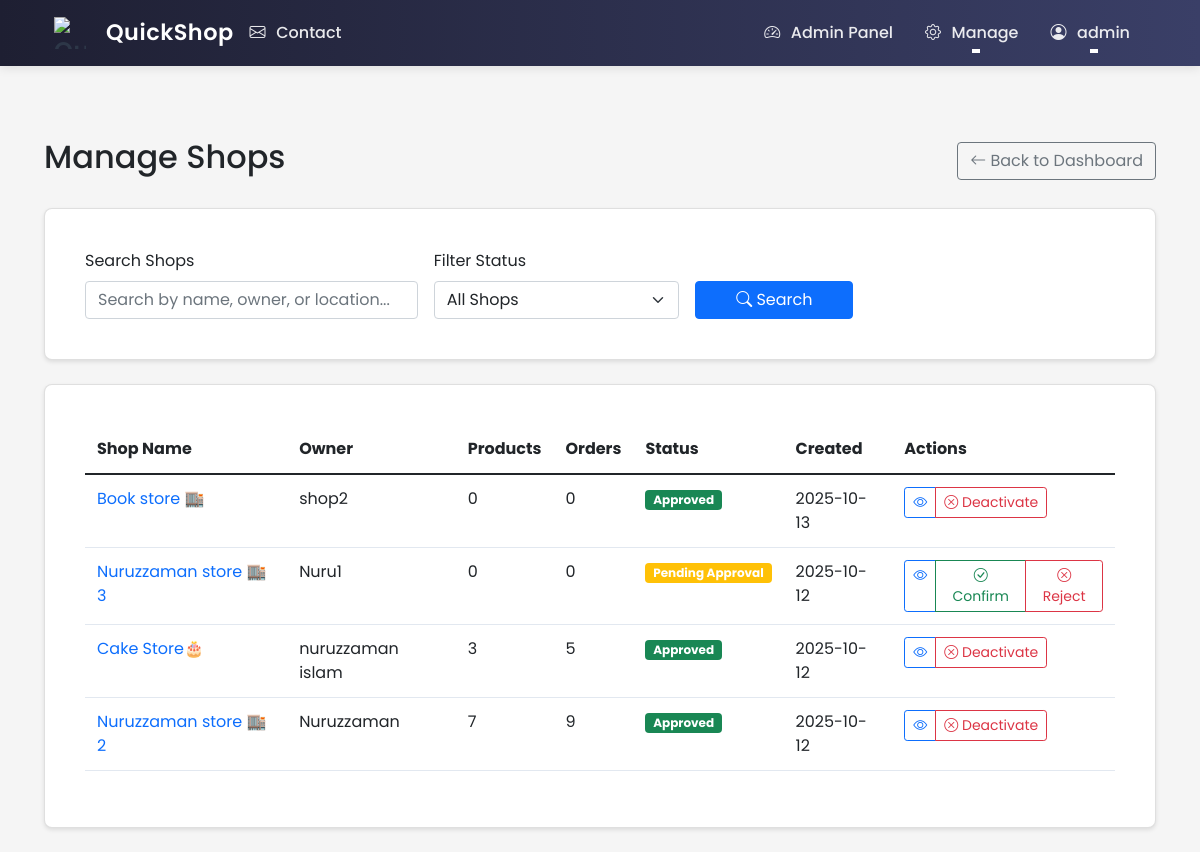
The app's page /admin/manage-shops (signed in), older data.
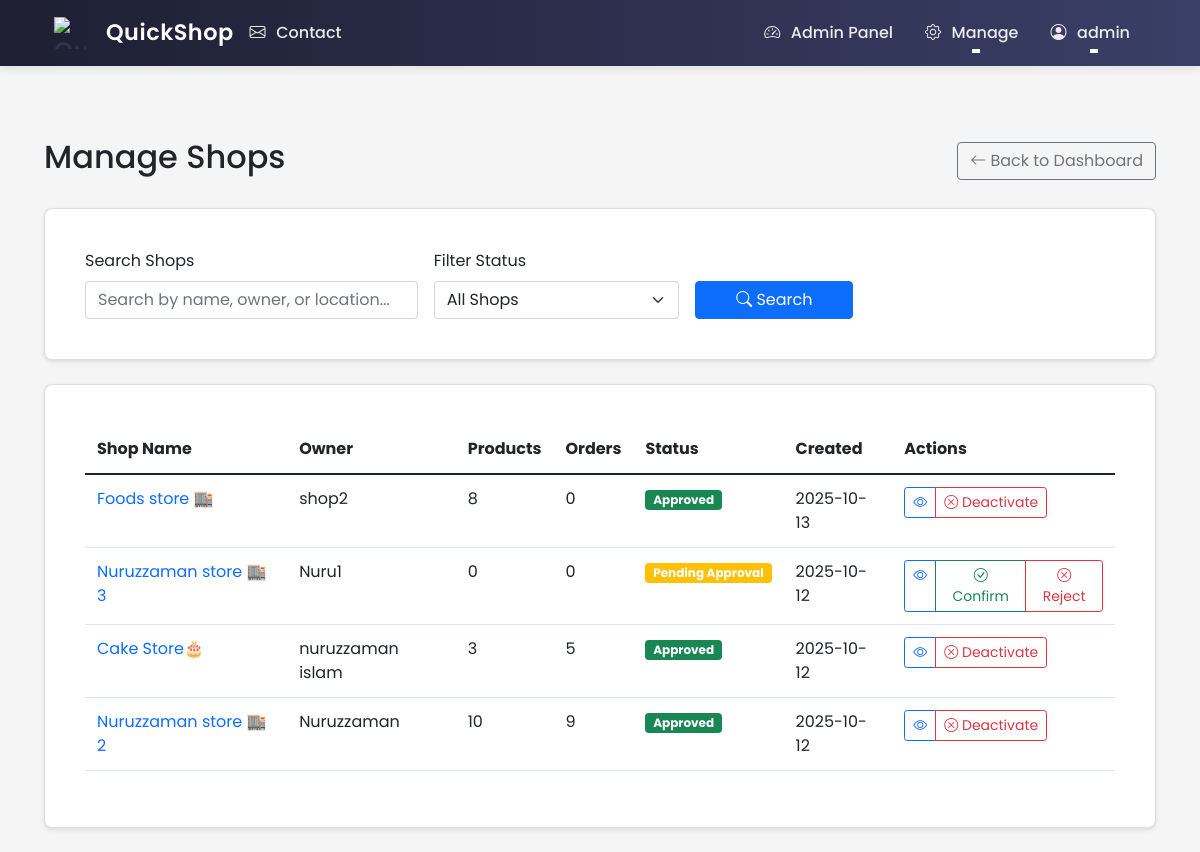
The same page, newer data.
### ecommerce/models/shop.py (models this page shows, shortened)
class Shop(db.Model):
    id = db.Column(db.Integer, primary_key=True)
    name = db.Column(db.String(100), nullable=False)
    description = db.Column(db.Text)
    about = db.Column(db.Text)  # New field for shop-specific About content
    owner_id = db.Column(db.Integer, db.ForeignKey('user.id'), nullable=False)
    location_lat = db.Column(db.Float, nullable=True)
    location_lng = db.Column(db.Float, nullable=True)
    address = db.Column(db.String(200), nullable=True)
    approval_status = db.Column(db.String(20), server_default='pending')  # pending, approved, rejected
    images = db.relationship('Image', lazy=True,
                           foreign_keys='Image.shop_id',
                           cascade="all, delete-orphan",
                           backref=db.backref('shop_ref', lazy=True))
    phone = db.Column(db.String(20))
    email = db.Column(db.String(120))
    website = db.Column(db.String(200))
    business_hours = db.Column(db.Text)  # Stored as JSON string
    created_at = db.Column(db.DateTime, default=datetime.utcnow)
    is_active = db.Column(db.Boolean, default=False)  # Only true after approval
    products = db.relationship('Product', backref='shop', lazy=True)

### ecommerce/models/user.py (models this page shows, shortened)
class User(UserMixin, db.Model):
    id = db.Column(db.Integer, primary_key=True)
    username = db.Column(db.String(80), unique=True, nullable=False)
    email = db.Column(db.String(120), unique=True, nullable=False)
    password_hash = db.Column(db.String(128))
    role = db.Column(db.String(20), nullable=False, default='user')  # user, shop_owner, delivery, admin
    phone = db.Column(db.String(20))  # Added phone number field
    location_lat = db.Column(db.Float)
    location_lng = db.Column(db.Float)
    address = db.Column(db.String(200))
    created_at = db.Column(db.DateTime, default=datetime.utcnow)
    updated_at = db.Column(db.DateTime, default=datetime.utcnow, onupdate=datetime.utcnow)
    is_active = db.Column(db.Boolean, default=True)
    email_notifications = db.Column(db.Boolean, default=True)
    orders = db.relationship('Order', lazy=True, foreign_keys='Order.customer_id')
    shop = db.relationship('Shop', backref='owner', lazy=True, uselist=False)
    deliveries = db.relationship('Order', backref='assigned_delivery_person', lazy=True,
                               foreign_keys='Order.delivery_person_id')
    @property
    def is_admin(self):
        return self.role == 'admin'

### ecommerce/routes/admin.py (the view, shortened to what this page needs)
@admin_bp.route('/manage-shops')
@login_required
@admin_required
def manage_shops():
    search_query = request.args.get('q', '').strip()
    status_filter = request.args.get('status')
    query = Shop.query
    if status_filter in ['pending', 'approved', 'rejected']:
        query = query.filter_by(approval_status=status_filter)
    shops = query.order_by(Shop.created_at.desc()).all()
    shop_status_colors = {
        'pending': 'warning',
        'approved': 'success',
        'rejected': 'danger'
    }
    return render_template('admin/manage_shops.html',
                         shops=shops,
                         shop_status_colors=shop_status_colors)

### ecommerce/routes/admin.py (called while the page is built)
def admin_required(f):
    @wraps(f)
    def decorated_function(*args, **kwargs):
        if not current_user.is_authenticated or not current_user.is_admin:
            flash('Access denied. Admin privileges required.', 'error')
            return redirect(url_for('main.index'))
        return f(*args, **kwargs)
    return decorated_function

### ecommerce/templates/admin/manage_shops.html (shortened to what the changed rows need)
{% extends "base.html" %}
{% block content %}
<div class="container mt-4">
    <div class="d-flex justify-content-between align-items-center mb-4">
        <h2>Manage Shops</h2>
    </div>
    <div class="card">
        <div class="card-body">
            {% if shops %}
            <div class="table-responsive">
                <table class="table table-hover">
                    <thead>
                        <tr>
                            <th>Shop Name</th>
                            <th>Owner</th>
                            <th>Products</th>
                            <th>Orders</th>
                            <th>Status</th>
                            <th>Created</th>
                            <th>Actions</th>
                        </tr>
                    </thead>
                    <tbody>
                        {% for shop in shops %}
                        <tr>
                            <td>
                                <a href="{{ url_for('shop.about', shop_id=shop.id) }}" class="text-decoration-none">
                                    {{ shop.name }}
                                </a>
                            </td>
                            <td>{{ shop.owner.username if shop.owner else 'No Owner' }}</td>
                            <td>{{ shop.products|length }}</td>
                            <td>{{ shop.orders|length }}</td>
                            <td>
                                {% if shop.approval_status == 'pending' %}
                                    <span class="badge bg-warning">Pending Approval</span>
                                {% elif shop.approval_status == 'approved' %}
                                    <span class="badge bg-success">Approved</span>
                                {% elif shop.approval_status == 'rejected' %}
                                    <span class="badge bg-danger">Rejected</span>
                                {% endif %}
                            </td>
                            <td>{{ shop.created_at.strftime('%Y-%m-%d') }}</td>
                            <td>
                                <div class="btn-group">
                                    <a href="{{ url_for('shop.about', shop_id=shop.id) }}"
                                       class="btn btn-sm btn-outline-primary">
                                        <i class="bi bi-eye"></i>
                                    </a>
                                    {% if shop.approval_status == 'pending' %}
                                        <button type="button"
                                                class="btn btn-sm btn-outline-success"
                                                onclick="approveShop({{ shop.id }})">
                                            <i class="bi bi-check-circle"></i> Confirm
                                        </button>
                                        <button type="button"
                                                class="btn btn-sm btn-outline-danger"
                                                onclick="rejectShop({{ shop.id }})">
                                            <i class="bi bi-x-circle"></i> Reject
                                        </button>
                                    {% elif shop.approval_status == 'approved' %}
                                        <button type="button"
                                                class="btn btn-sm btn-outline-{{ 'danger' if shop.is_active else 'success' }}"
                                                onclick="toggleShopStatus({{ shop.id }}, {{ shop.is_active|tojson }})">
                                            <i class="bi bi-{{ 'x-circle' if shop.is_active else 'check-circle' }}"></i>
                                            {{ 'Deactivate' if shop.is_active else 'Activate' }}
                                        </button>
                                    {% endif %}
                                </div>
                            </td>
                        </tr>
                        {% endfor %}
                    </tbody>
                </table>
            </div>
            {% else %}
            <div class="text-center py-4">
                <p class="text-muted mb-0">No shops found matching your criteria.</p>
            </div>
            {% endif %}
        </div>
    </div>
</div>
{% endblock %}

Row changes from the older to the newer data that the page shows:
changed Shop "shop2": name "Book store 🏬" → "Foods store 🏬"; products|length "0" → "8"
computed for Shop "Nuruzzaman store 🏬 2": products|length "7" → "10"
